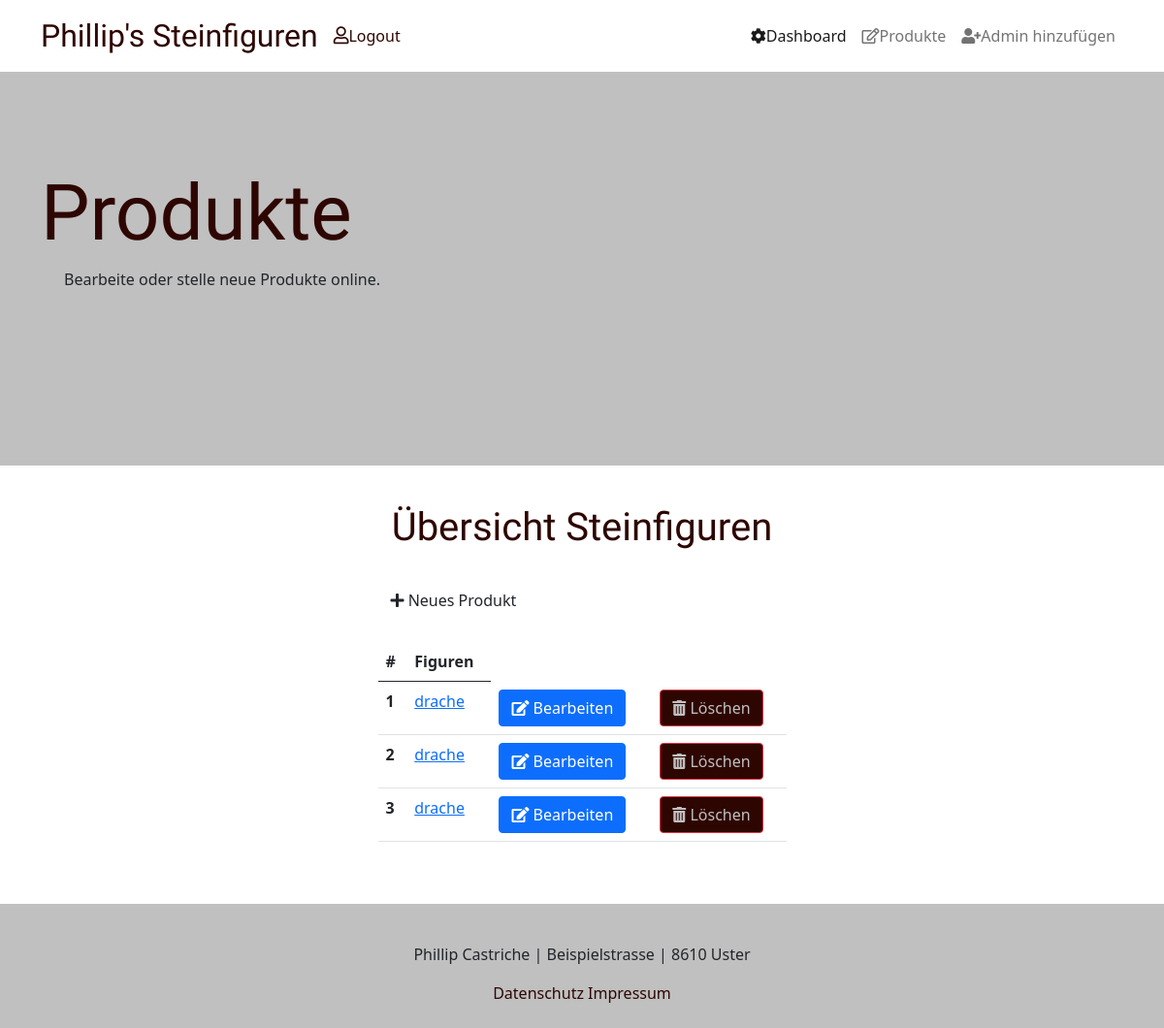
The app's page /cms/produkte.php (signed in) with its own data.
### tables this page shows
CREATE TABLE `product` (
  `id` int(11) NOT NULL,
  `titel` varchar(45) NOT NULL,
  `preis` varchar(40) NOT NULL,
  `beschreibung` varchar(255) NOT NULL,
  `bild` varchar(255) NOT NULL
);

### cms/produkte.php (the view, shortened to what this page needs)
<?php
require_once('config/config.php');
$query = "SELECT * FROM `product`";
$result = mysqli_query($conn, $query);
if(mysqli_num_rows($result) > 0){
    while($row = mysqli_fetch_assoc($result)) {
        $produkte [] = [
            'id' => $row['id'],
            'titel' => $row['titel'],
            'beschreibung' => $row['beschreibung'],
            'preis' => $row['preis'],
            'bild'=> $row['bild']
        ];
    }
} else {
    die("No results.");
}
?>
</head>
<body>
<?php include("includes/nav_cms.inc.php")?>
<header class="container-lx d-flex align-items-center">
    <div class= "container ">
      <div>
        <h1 class="display-1 pt-2" >Produkte</h1>
        <div>
          <p class="ms-4">Bearbeite oder stelle neue Produkte online.</p>
        </div>
      </div>
    </div>
</header>
<section class="container">
    <div class="row m-4">
        <div class="col-lg-5 col-md-10 mx-auto mb-4">
            <h2 class="text-center mt-3 h1" id="produkte">Übersicht Steinfiguren </h2>
            <br>
            <a href="createProduct.php" class="btn"><i class="fas fa-plus"></i> Neues Produkt</a>
            <br>
            <br>
            <div class="table-responsive">
            <table class="table table-hover">
                <thead class="thead-light">
                    <tr>
                        <th scope="col">#</th>
                        <th scope="col">Figuren</th>
                    </tr>
                </thead>
                <tbody>
                <?php foreach (array_reverse($produkte) as $key => $value) { ?>
                    <tr>
                    <th scope="row"><?=$key+1?></th>
                    <td>
                        <a href="edit.php?id=<?=$value["id"]?>"><?=isset($_GET['created']) && $key == 0 ? $value['titel']." <span class=\"badge bg-warning float-right p-2\">NEW!</span>" : $value['titel']?></a>
                    </td>
                    <td>
                        <a class="btn btn-primary float-right" href="edit.php?id=<?=$value["id"]?>"><i class="fas fa-edit"></i> Bearbeiten</a>
                    </td>
                    <td>
                    <form action="" method="post">
                        <button name="delete" type="delete" class="btn btn-danger float-right" value="<?=$value["id"]?>"><i class="fas fa-trash-alt mr-1"></i> Löschen</button>
                        </form>
                    </td>
                <?php } ?>
                </tr>
                </tbody>
            </table>
        </div>
    </div>
</section>
</body>
</html>

### css/global.css (style rules this page uses)
:root { --braun: #2e0601; --grau: #6f6f6f; --hellgrau: #c0c0c0; }
body { overflow-x: hidden; }
h1, h2, h3, h4, h5 { font-family: "Tangerine", cursive, Arial, Helvetica, sans-serif; color: var(--braun); }
header { background: var(--hellgrau); height: 30rem; }
form button, #cartItems .btn { background-color: var(--braun) !important; color: var(--hellgrau) !important; }

### css/nav_footer.css (style rules this page uses)
nav .btngroup a, footer a { color: var(--braun); text-decoration: none; }
footer { background: var(--hellgrau); }

### records on screen
product: titel "drache", $value["id"] 26 (drawn)
product: titel "drache", $value["id"] 25 (drawn)
product: titel "drache", $value["id"] 24 (drawn)
